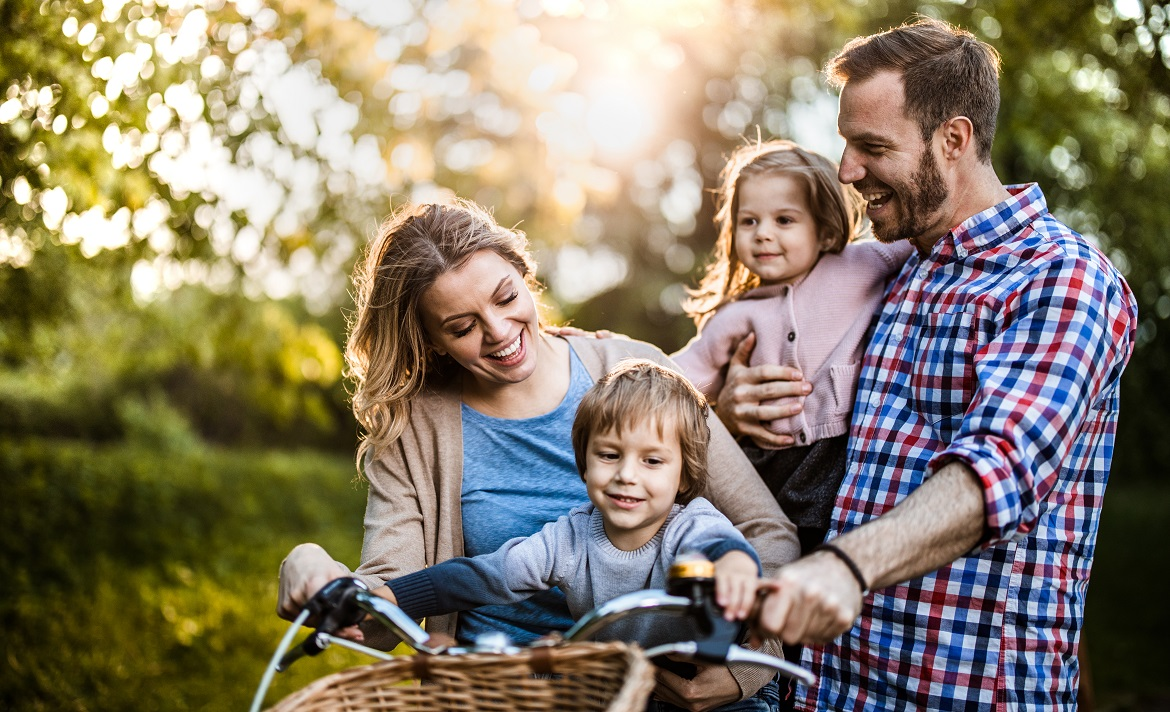
#> input picture Lab_2/Zdj_1.jpg, 1170 x 712 px
$ python Zad_2.py
#> lines starting #> are read from the running program, lines starting #| are printed output that depends on the picture; after the words box and inside, x2 and y2 are one past the last pixel; in counts of white or black regions, pixels touching at a corner belong together
'''
Wczytaj wybrany przez siebie kolorowy obraz (umieść go w folderze projektu lub podaj ścieżkę absolutną do niego),
    przekonwertuj go do skali szarości, a następnie wykonaj na nim operację progowania binarnego i wyświetl rezultat.
UWAGA Program z poniższych kroków powinien działać w czasie rzeczywistym, tj. zmiana jednego z suwaków powoduje
    zmianę wyświetlanego obrazu wynikowego i nie blokuje wyświetlania obrazu. Wykorzystaj do tego nieskończoną pętlę.
Zmodyfikuj powyższy program tak, aby korzystał z poznanego wcześniej trackbaru (cv2.createTrackbar),
    a wskazywane przez niego wartości zostały użyte jako wartość progowania.
Dodaj kolejny suwak, który umożliwi wybór typu progowania.
'''
import cv2
import numpy as np
from matplotlib import pyplot as plt

img = cv2.imread('Zdj_1.jpg') #Wczytanie zdjęcia
#> img is the input picture: shape (712, 1170, 3); mean B, G, R 105.8, 126.1, 136.2
img_grey = cv2.cvtColor(img, cv2.COLOR_BGR2GRAY) #konwersja do skali szarości
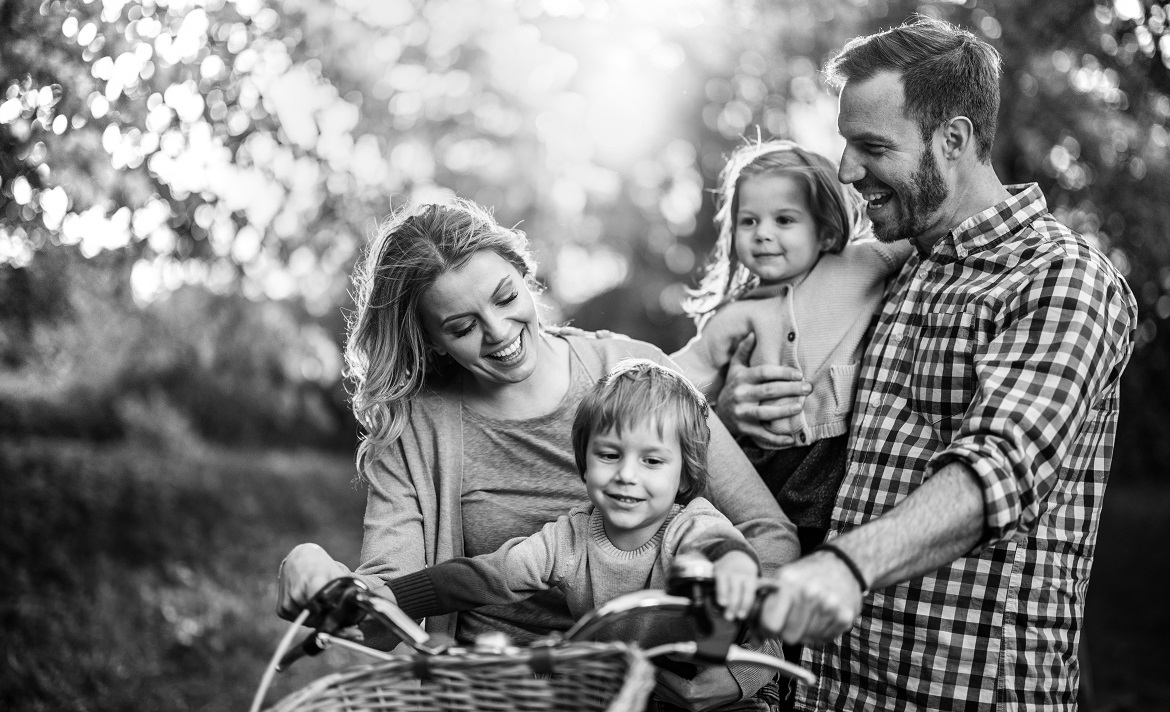
#> img_grey: shape (712, 1170); min 0, max 255, mean 126.8


def thresh_callback(value):
    global thresh
    thresh = value


def thresh_type_callback(value):
    global thresh_type
    th = [cv2.THRESH_BINARY, cv2.THRESH_BINARY_INV, cv2.THRESH_TRUNC, cv2.THRESH_TOZERO, cv2.THRESH_TOZERO_INV]
    thresh_type = th[value-1]


thresh = 0
thresh_type = cv2.THRESH_BINARY
cv2.namedWindow('Threshold')
cv2.createTrackbar('Thresh', 'Threshold', 0, 255, thresh_callback)
cv2.createTrackbar('Thresh type', 'Threshold', 0, 5, thresh_type_callback)
# Progowanie binarne
while True:
    ret, thresh1 = cv2.threshold(img_grey, thresh, 255, thresh_type)
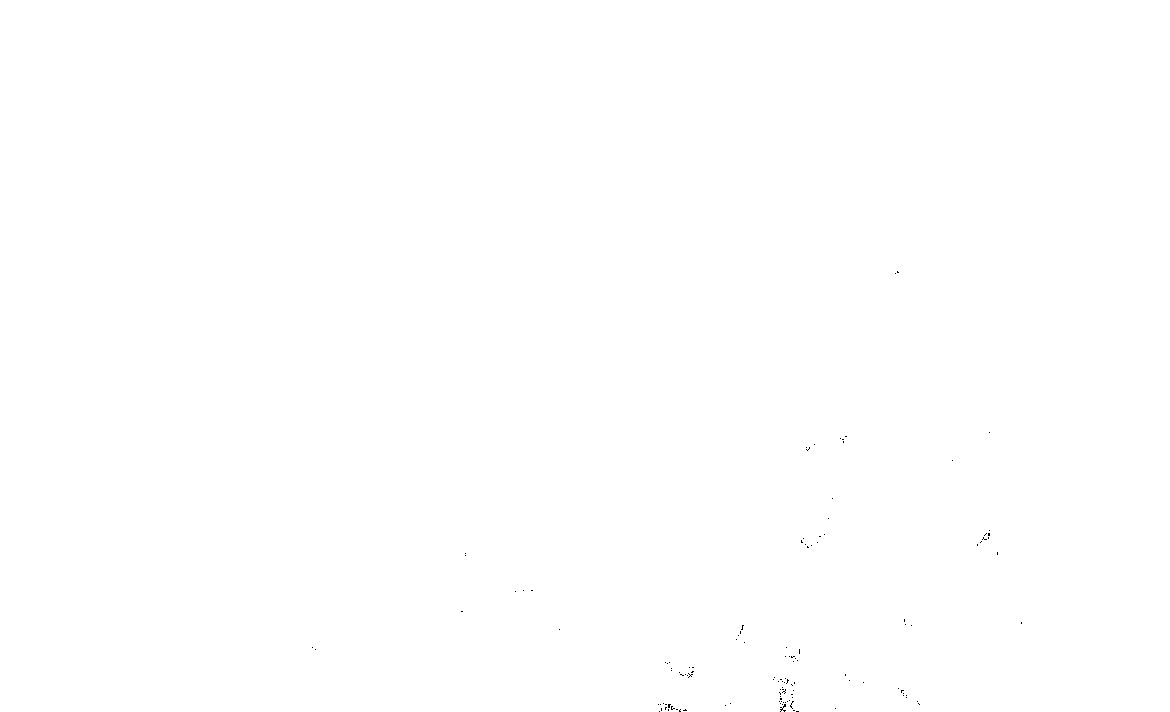
#> thresh1: shape (712, 1170); 100% white; black in thin lines or dots, all inside (x1, y1, x2, y2) = (312, 271, 1022, 712)
#> ret = 0
    cv2.imshow('Threshold', thresh1)
    if cv2.waitKey(10) == ord('q'):
#> (key q is pressed here)
        break
